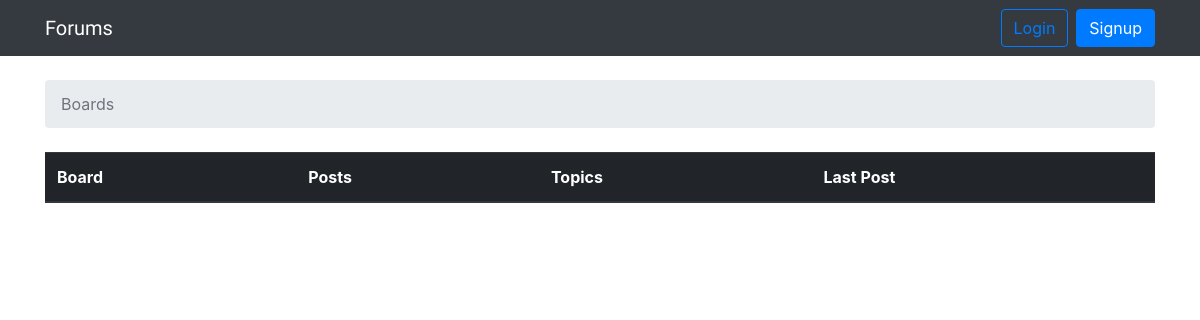
The app's page /, older data.
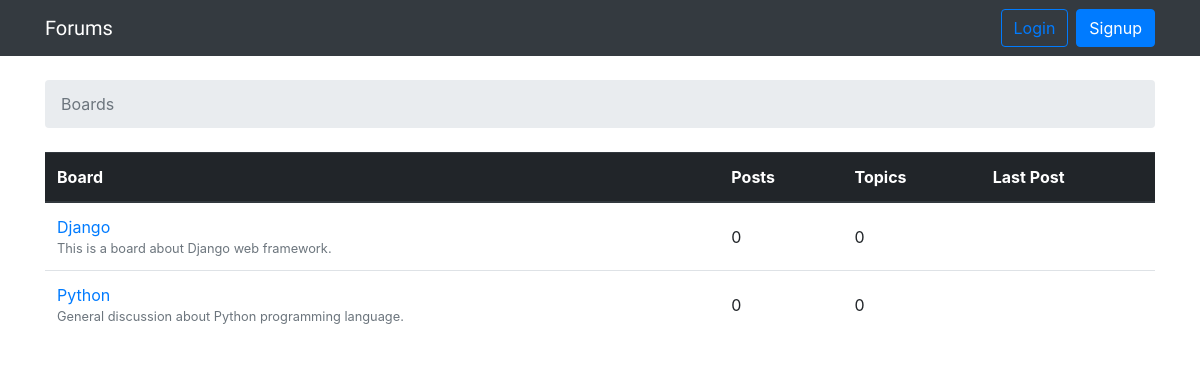
The same page, newer data.
### forums/models.py (models this page shows, shortened)
class Board(models.Model):
    name = models.CharField(max_length=30, unique=True)
    description = models.CharField(max_length=100)

### forums/views.py (the view)
# urls.py: path('', views.BoardListView.as_view(), name='home'),
class BoardListView(ListView):
    template_name = 'home.html'
    model = Board

### templates/home.html (shortened to what this page needs)
{% extends 'base.html' %}
{% block breadcrumb %}
<li class="breadcrumb-item active">
    Boards
</li>
{% endblock %}
{% block content %}
<table class="table">
    <thead class="thead-dark">
        <tr>
            <th>Board</th>
            <th>Posts</th>
            <th>Topics</th>
            <th>Last Post</th>
        </tr>
    </thead>
    <tbody>
        {% for board in object_list %}
            <tr>
                <td>
                    <a href="{% url 'board_topics' board.pk %}">
                        {{ board.name }}
                    </a>
                    <small class="text-muted d-block">
                        {{ board.description }}
                    </small>
                </td>
                <td class="align-middle">0</td>
                <td class="align-middle">0</td>
                <td></td>
            </tr>
        {% endfor %}
    </tbody>
</table>
{% endblock %}

Row changes from the older to the newer data that the page shows:
added Board: name "Django", description "This is a board about Django web framework."
added Board: name "Python", description "General discussion about Python programming language."
